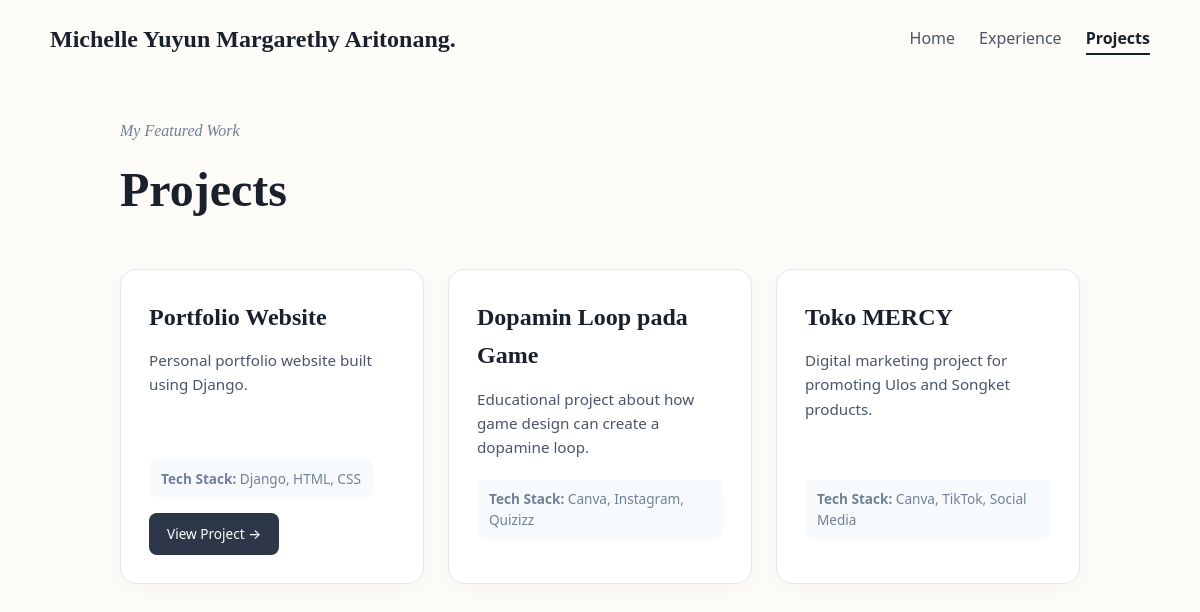
The page /projects/ on the database as committed earlier.
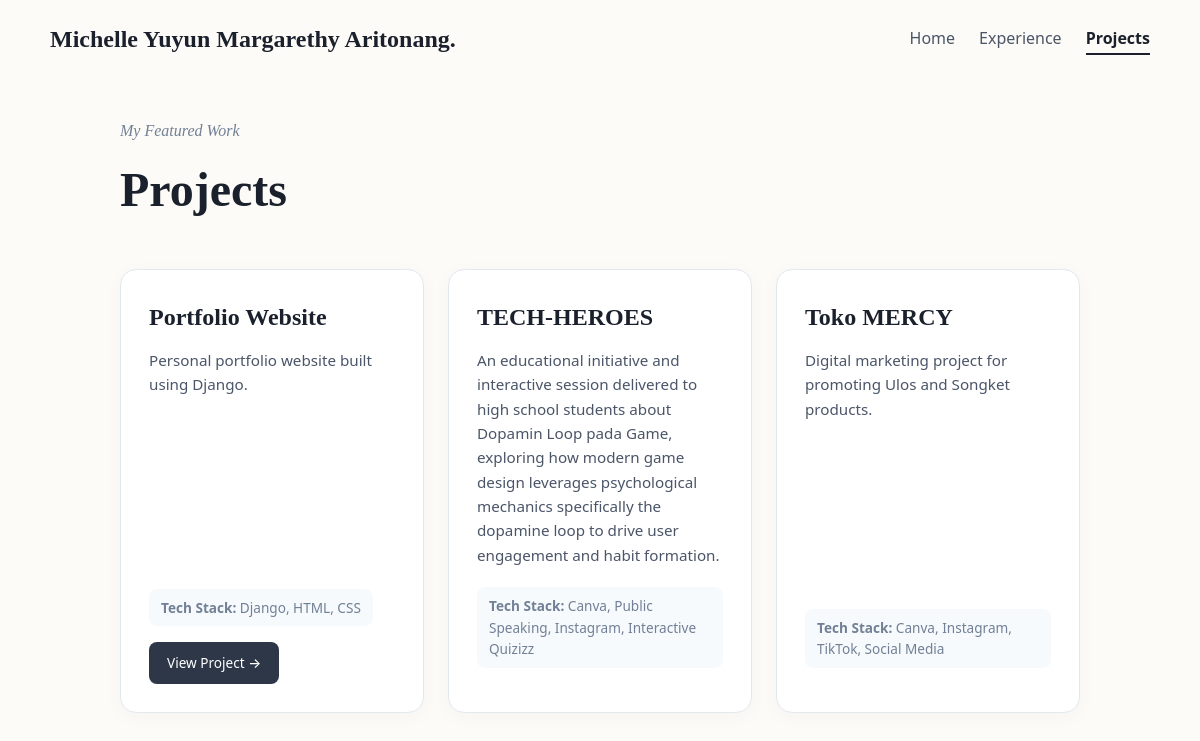
The same page on the database as committed later.
### main/models.py (models this page shows, shortened)
class Project(models.Model):
    id = models.UUIDField(primary_key=True, default=uuid.uuid4, editable=False)
    title = models.CharField(max_length=255)
    description = models.TextField()
    tech_stack = models.CharField(max_length=255)
    project_url = models.URLField(blank=True, null=True)

### main/views.py (the view)
# urls.py: path('projects/', show_projects, name='show_projects'),
def show_projects(request):
    context = {
        "name": "Michelle Yuyun Margarethy Aritonang",
        "project_list": Project.objects.all(),
    }
    return render(request, "projects.html", context)

### main/templates/projects.html (shortened to what this page needs)
{% load static %}
<!DOCTYPE html>
<html lang="en">
<head>
    <link rel="stylesheet" href="{% static 'css/style.css' %}">
</head>
<body style="background-color: #fdfbf7; font-family: system-ui, -apple-system, sans-serif; color: #2d3748; margin: 0; padding: 0;">
    <header style="padding: 20px 40px; background: transparent;">
        <nav style="display: flex; justify-content: space-between; align-items: center; max-width: 1100px; margin: 0 auto;">
            <div style="font-family: serif; font-size: 1.5rem; font-weight: bold; color: #1a202c;">{{ name }}.</div>
            <ul style="display: flex; gap: 24px; list-style: none; margin: 0; padding: 0;">
                <li><a href="{% url 'main:show_main' %}" style="text-decoration: none; color: #4a5568; font-weight: 500;">Home</a></li>
                <li><a href="{% url 'main:show_experience' %}" style="text-decoration: none; color: #4a5568; font-weight: 500;">Experience</a></li>
                <li><a href="{% url 'main:show_projects' %}" style="text-decoration: none; color: #1a202c; font-weight: bold; border-bottom: 2px solid #1a202c; padding-bottom: 4px;">Projects</a></li>
            </ul>
        </nav>
    </header>
    <main style="max-width: 1000px; margin: 40px auto; padding: 0 20px;">
        <p style="font-family: serif; font-style: italic; color: #718096; margin-bottom: 8px;">My Featured Work</p>
        <h1 style="font-family: serif; font-size: 3rem; margin-top: 0; margin-bottom: 40px; color: #1a202c;">Projects</h1>
        {% if project_list %}
            <div style="display: grid; grid-template-columns: repeat(auto-fit, minmax(280px, 1fr)); gap: 24px;">
                {% for project in project_list %}
                    <div style="background: #ffffff; border: 1px solid #e2e8f0; border-radius: 16px; padding: 28px; box-shadow: 0 4px 20px rgba(0,0,0,0.03); display: flex; flex-direction: column; justify-content: space-between;">
                        <div>
                            <h3 style="font-family: serif; font-size: 1.5rem; margin-top: 0; margin-bottom: 12px; color: #1a202c;">{{ project.title }}</h3>
                            <p style="color: #4a5568; font-size: 0.95rem; line-height: 1.6; margin-bottom: 20px;">{{ project.description }}</p>
                        </div>
                        <div>
                            <p style="font-size: 0.85rem; color: #718096; margin-bottom: 16px; background: #f7fafc; padding: 8px 12px; border-radius: 8px; display: inline-block;">
                                <strong>Tech Stack:</strong> {{ project.tech_stack }}
                            </p>
                            {% if project.project_url %}
                                <div>
                                    <a href="{{ project.project_url }}" target="_blank" style="display: inline-block; padding: 10px 18px; background-color: #2d3748; color: #ffffff; text-decoration: none; border-radius: 8px; font-size: 0.85rem; font-weight: 500;">View Project &rarr;</a>
                                </div>
                            {% endif %}
                        </div>
                    </div>
                {% endfor %}
            </div>
        {% else %}
            <p style="color: #718096;">Belum ada proyek yang ditambahkan.</p>
        {% endif %}
    </main>
</body>
</html>

Rows that differ between the two databases and show on the page:
changed Project: title "Dopamin Loop pada Game" → "TECH-HEROES"; description "Educational project about how game design can create a dopamine loop." → "An educational initiative and interactive session delivered to high school students about Dopamin Loop pada Game, exploring how modern game design leverages psychological mechanics specifically the dopamine loop to drive user engagement and habit formation."; tech_stack "Canva, Instagram, Quizizz" → "Canva, Public Speaking, Instagram, Interactive Quizizz"
changed Project "Toko MERCY": tech_stack "Canva, TikTok, Social Media" → "Canva, Instagram, TikTok, Social Media"
